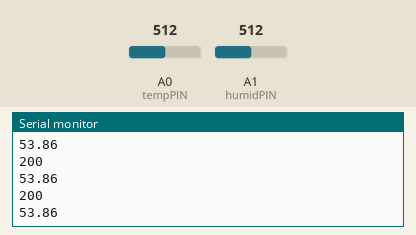
Recording of a sketch running on a simulated Arduino Uno, built with avr-gcc and run on an emulated ATmega328P. Parts: the last lines printed to the serial monitor. Inputs (shaded band) come from the test bench; at power-on: A0 (tempPIN) = 512, A1 (humidPIN) = 512.

Above: at 1.2 s.
1.3 s: A0 (tempPIN) set to 716
At 1.76 s:
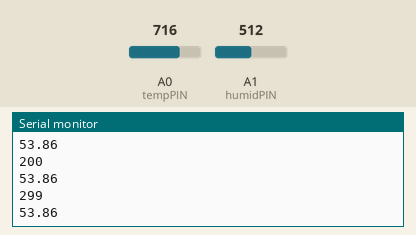
2.8 s: A1 (humidPIN) set to 716
At 3.17 s:
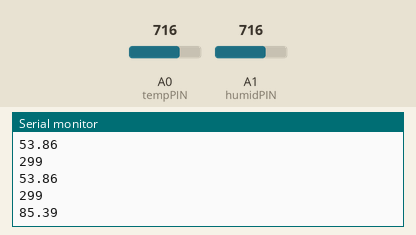
4.3 s: A0 (tempPIN) set to 900
At 4.38 s:
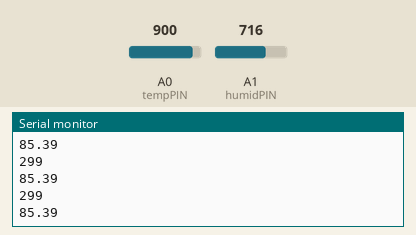
5.8 s: A1 (humidPIN) set to 900
At 5.98 s:
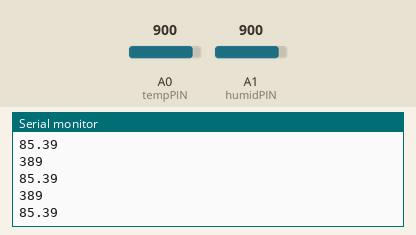
Timing chart, 0 to 8.3 s (numbered marks = the images above; inputs shaded):
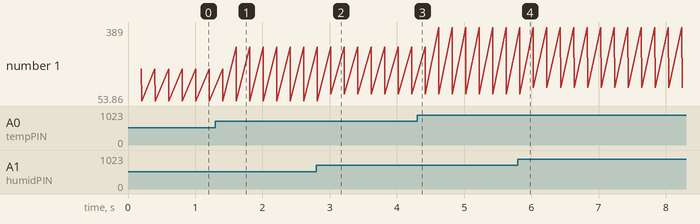

The sketch:

testingTMP_Humid.ino
```cpp
#include <stdlib.h>
#include <SoftwareSerial.h>

//SoftwareSerial xbee(2,3); //Software serial ports for the XBee's Rx & Tx

int tempSensor =0;
unsigned long sensorTime =10000;
unsigned long sensorLast =0;

int currentReceiveIndex = 0; //where to write the next character


const int tempPIN = A0;             // Pin A0 is for the temperature sensor
const int humidPIN = A1;            // Pin A1 is for the humdity sensor
//const int chipSelect = 4;

 void setup(){
     Serial.begin(9600);
    // xbee.begin(9600);


 }

 void calTempHumdSensor(){

   /** TEMPERATURE DATA **/
   tempSensor = analogRead(A0); //0-1023
   //float
   float tempSensorVoltage = tempSensor * 5.0f/1023.f;
   //Analog to Digital Converter = Takes a voltage and output a corresponding bit values
   //0-5V == (0-1023)

   //TMP 36gz is 10 mv/1 degree Celius
   //if we have 750mV, then temperature is 25 degrees
   //if we have 0mv, then temperature is ...-50 degrees (750/10) = 75, then 25dg-75
   //if we had 5V, then the temperature is 450 degrees
       //Range from 0v to 5v = -50 degrees and 450 degrees

   //Multiply by 100 to convert voltage to degrees, and then offset by what the datasheet says
   //Because if your at 0v, you should get 50 degrees
   //if at 5v,
  int offset =50;
  float degreesCelsius = tempSensorVoltage *100; //10 mv/1 degrees celsius so 1 v/100 degrees cel
  //float
  float temperature = degreesCelsius - offset;
   //int temperature = map(tempSensor, 0, 1023, -50, 450); Since its LINEAR


  /** HUMIDITY DATA **/
  float humidityValue = ((0.0004*tempPIN + 0.149)*(analogRead(humidPIN)) - (0.0617*tempPIN + 24.436));
  delay(200);

  //Finding SensorRH
  //According to the Datasheet for HIH4030 Humidity Sensor.. True RH (Relative Humidity) = (Sensor RH)/(1.0546 - 0.00216*Temp), where Temp is in Celius
  //And Sensor RH = (Vout - 0.958)/0.0307), where Vout is the voltage output from the Humidity Sensor output pin(humidPIN)


  float sensorRH =
 Serial.println((int)temperature);
 Serial.println(humidityValue);


 }


 void loop(){

//  if(millis()-sensorLast > sensorTime){
    calTempHumdSensor();
   // sensorLast = millis(); //wait until next time period passes
//  }


}
```

Measured:
- after the input at 1.3 s, the serial monitor: prints a new line after 0.31 s (image 1)
- after the input at 2.8 s, the serial monitor: prints a new line after 0.22 s (image 2)
- plotted number 1: 53.86 → 85.39 after the input at 2.8 s, 85.39 → 113.84 after the input at 5.8 s
